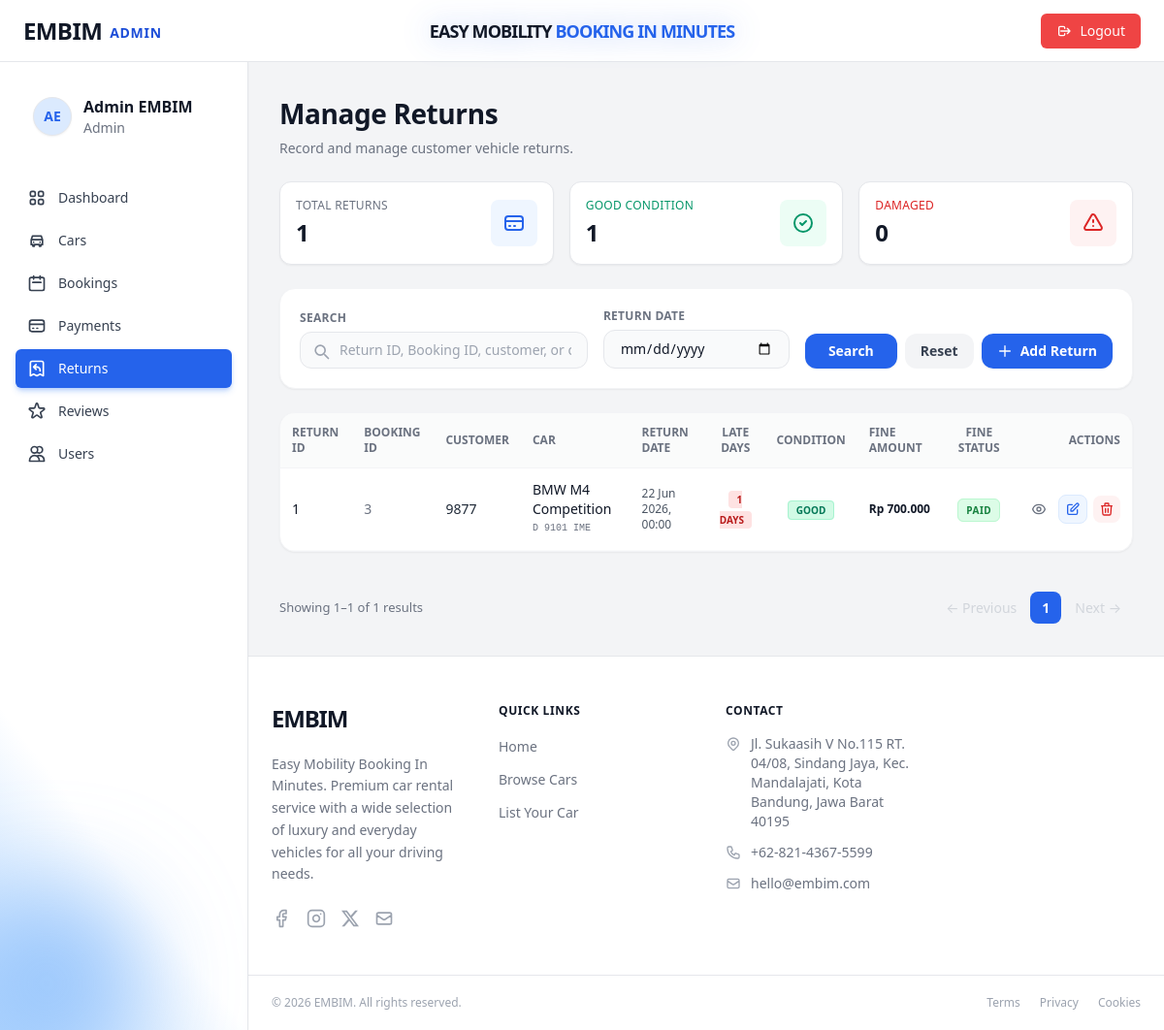
Page /admin/index.php?page=manage_returns (signed in) on the committed database.
### tables this page shows
CREATE TABLE `returns` (
  `id` int(11) NOT NULL,
  `booking_id` int(11) NOT NULL,
  `return_date` date NOT NULL,
  `late_days` smallint(6) NOT NULL DEFAULT 0,
  `car_condition` enum('good','damaged') NOT NULL DEFAULT 'good',
  `notes` text DEFAULT NULL,
  `created_at` datetime NOT NULL DEFAULT current_timestamp(),
  `fine_per_day` decimal(12,2) DEFAULT 700000.00,
  `fine_amount` decimal(14,2) DEFAULT 0.00,
  `fine_status` enum('none','unpaid','paid') DEFAULT 'none'
);

CREATE TABLE `users` (
  `id` int(11) NOT NULL,
  `full_name` varchar(100) NOT NULL,
  `email` varchar(150) NOT NULL,
  `password` varchar(255) NOT NULL COMMENT 'bcrypt hash',
  `phone` varchar(20) DEFAULT NULL,
  `address` text DEFAULT NULL,
  `role` enum('admin','user') NOT NULL DEFAULT 'user',
  `photo_profile` varchar(100) DEFAULT NULL,
  `photo_ktp` varchar(100) DEFAULT NULL,
  `photo_sim` varchar(100) DEFAULT NULL,
  `created_at` datetime NOT NULL DEFAULT current_timestamp(),
  `updated_at` datetime NOT NULL DEFAULT current_timestamp() ON UPDATE current_timestamp()
);

CREATE TABLE `cars` (
  `id` int(11) NOT NULL,
  `brand` varchar(80) NOT NULL,
  `model` varchar(100) NOT NULL,
  `year` year(4) NOT NULL,
  `license_plate` varchar(20) NOT NULL,
  `price_per_day` decimal(12,2) NOT NULL,
  `status` enum('available','booked','maintenance') NOT NULL DEFAULT 'available',
  `transmission` enum('automatic','manual') NOT NULL DEFAULT 'automatic',
  `fuel_type` enum('gasoline','diesel','electric','hybrid') NOT NULL DEFAULT 'gasoline',
  `seats` tinyint(4) NOT NULL DEFAULT 5,
  `description` text DEFAULT NULL,
  `photo` varchar(255) DEFAULT NULL COMMENT 'Nama file gambar di folder assets/images',
  `created_at` datetime NOT NULL DEFAULT current_timestamp(),
  `updated_at` datetime NOT NULL DEFAULT current_timestamp() ON UPDATE current_timestamp()
);

### admin/views/manage_returns.php (the view, shortened to what the rows shown need)
<?php require_once __DIR__ . '/partials/layout_top.php'; ?>
<div class="space-y-6">
  <div class="page-heading">
    <h1>Manage Returns</h1>
  </div>
  <div class="bg-white rounded-2xl shadow-sm border border-gray-100 overflow-hidden mb-6">
    <table class="w-full text-left text-sm text-gray-600">
      <thead class="bg-gray-50/80 border-b border-gray-100 text-xs uppercase font-semibold text-gray-500">
        <tr>
          <th class="px-3 py-3">Return ID</th>
          <th class="px-3 py-3">Booking ID</th>
          <th class="px-3 py-3">Customer</th>
          <th class="px-3 py-3">Car</th>
          <th class="px-3 py-3">Return Date</th>
          <th class="px-3 py-3 text-center">Late Days</th>
          <th class="px-3 py-3 text-center">Condition</th>
          <th class="px-3 py-3 font-bold">Fine Amount</th>
          <th class="px-3 py-3 text-center">Fine Status</th>
          <th class="px-3 py-3 text-right">Actions</th>
        </tr>
      </thead>
      <tbody>
        <?php if (empty($returns)): ?>
          <tr><td colspan="10" class="text-center py-10 text-gray-400">No return data found.</td></tr>
        <?php else: foreach ($returns as $r):
          $condClass = $r['car_condition'] === 'good' ? 'bg-emerald-100 text-emerald-700 border-emerald-200' : 'bg-red-100 text-red-700 border-red-200';
          $condLabel = $r['car_condition'] === 'good' ? 'Good' : 'Damaged';
        ?>
        <tr class="hover:bg-blue-50/30 transition-colors group border-b border-gray-50">
          <td class="px-3 py-3 font-medium text-gray-900"><?= (int)$r['id'] ?></td>
          <td class="px-3 py-3 text-gray-500"><?= (int)$r['booking_id'] ?></td>
          <td class="px-3 py-3 font-medium text-gray-800"><?= htmlspecialchars($r['customer_name']) ?></td>
          <td class="px-3 py-3">
            <div class="font-medium text-gray-900"><?= htmlspecialchars($r['car_name']) ?></div>
            <div class="text-[10px] text-gray-500 font-mono"><?= htmlspecialchars($r['license_plate']) ?></div>
          </td>
          <td class="px-3 py-3 text-xs text-gray-600 font-medium">
            <?= date('d M Y, H:i', strtotime($r['return_date'])) ?>
          </td>
          <td class="px-3 py-3 text-center">
            <?php if ((int)$r['late_days'] > 0): ?>
              <span class="px-2 py-0.5 bg-red-100 text-red-700 text-[10px] font-bold uppercase rounded w-max"><?= (int)$r['late_days'] ?> Days</span>
            <?php else: ?>
              <span class="px-2 py-0.5 bg-green-100 text-green-700 text-[10px] font-bold uppercase rounded w-max">None</span>
            <?php endif; ?>
          </td>
          <td class="px-3 py-3 text-center">
            <span class="px-2 py-0.5 border <?= $condClass ?> text-[10px] font-bold uppercase rounded w-max"><?= $condLabel ?></span>
          </td>
          <td class="px-3 py-3 font-bold text-gray-900 whitespace-nowrap text-xs">
            <?php if ((int)$r['fine_amount'] > 0): ?>
              Rp <?= number_format($r['fine_amount'], 0, ',', '.') ?>
            <?php else: ?>
              <span class="text-gray-400 font-normal">-</span>
            <?php endif; ?>
          </td>
          <td class="px-3 py-3 text-center">
            <?php
              $fs = $r['fine_status'] ?? 'none';
              $fsCls = match($fs) {
                'paid' => 'bg-green-100 text-green-700 border-green-200',
                'unpaid' => 'bg-red-100 text-red-700 border-red-200',
                default => 'bg-gray-100 text-gray-500 border-gray-200'
              };
            ?>
            <span class="px-2 py-1 border rounded-md text-[10px] font-bold uppercase tracking-wider <?= $fsCls ?>">
              <?= htmlspecialchars($fs) ?>
            </span>
          </td>
          <td class="px-3 py-3">
            <div class="flex items-center justify-end gap-1.5">
              <a href="?page=return_detail&id=<?= $r['id'] ?>" class="p-1.5 text-gray-500 hover:text-gray-900 hover:bg-gray-100 rounded-lg transition-colors" title="View Details">
              </a>
              <a href="?page=edit_return&id=<?= $r['id'] ?>" class="p-1.5 bg-blue-50 text-blue-600 hover:bg-blue-600 hover:text-white rounded-lg transition-colors border border-blue-100" title="Edit">
                <svg xmlns="http://www.w3.org/2000/svg" class="h-4 w-4" fill="none" viewBox="0 0 24 24" stroke="currentColor" stroke-width="2"><path stroke-linecap="round" stroke-linejoin="round" d="M11 5H6a2 2 0 00-2 2v11a2 2 0 002 2h11a2 2 0 002-2v-5m-1.414-9.414a2 2 0 112.828 2.828L11.828 15H9v-2.828l8.586-8.586z"/></svg>
              </a>
              <button type="button" onclick="openDeleteModal(<?= (int)$r['id'] ?>)" class="p-1.5 bg-red-50 text-red-600 hover:bg-red-100 rounded-lg transition-colors" title="Delete">
                <svg xmlns="http://www.w3.org/2000/svg" class="h-4 w-4" fill="none" viewBox="0 0 24 24" stroke="currentColor" stroke-width="2"><path stroke-linecap="round" stroke-linejoin="round" d="M19 7l-.867 12.142A2 2 0 0116.138 21H7.862a2 2 0 01-1.995-1.858L5 7m5 4v6m4-6v6m1-10V4a1 1 0 00-1-1h-4a1 1 0 00-1 1v3M4 7h16"/></svg>
              </button>
            </div>
          </td>
        </tr>
        <?php endforeach; endif; ?>
      </tbody>
    </table>
  </div>
</div>
<?php require_once __DIR__ . '/partials/layout_bottom.php'; ?>

### rows in the picture
returns: id "1", booking "3", users.full_name "9877", car_name "BMW M4 Competition", cars.license_plate "D 9101 IME", return_date "22 Jun 2026, 00:00", late_days "1", car_condition "GOOD", fine_amount "700.000", fine_status "PAID"

### other values in the picture
$adminInitials "AE"
$adminName "Admin EMBIM"
$link['label'] "Dashboard"
$link['label'] "Cars"
$link['label'] "Bookings"
$link['label'] "Payments"
$link['label'] "Returns"
$link['label'] "Reviews"
$link['label'] "Users"
$stats['total'] "1"
$stats['good_count'] "1"
$stats['damaged_count'] "0"
$from "1"
$to "1"
$total "1"
